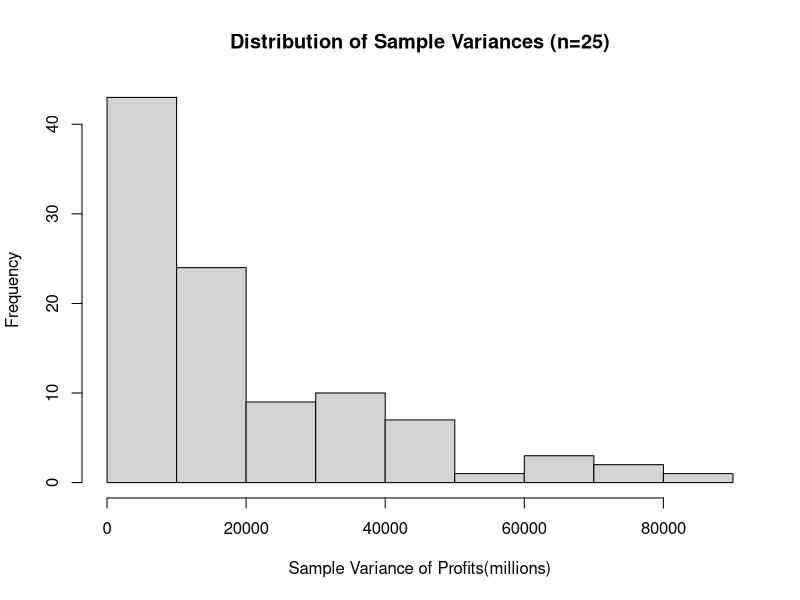

Reproduce this figure in R.
## ---- chunk 1
knitr::opts_chunk$set(echo = TRUE)
library(jsonlite)
library(dplyr)
library(tidyverse)
library(ggplot2)

movies<-read_tsv("movies4.tsv")

## ---- chunk 2
#WRITE YOUR CODE HERE
## ---- chunk 3
#WRITE YOUR CODE HERE
## ---- chunk 4

#WRITE YOUR CODE HERE

## ---- chunk 5

#WRITE YOUR CODE HERE

## ---- chunk 6

#WRITE YOUR CODE HERE

## ---- chunk 7

#WRITE YOUR CODE HERE

## ---- chunk 8

#WRITE YOUR CODE HERE

## ---- chunk 9

#WRITE YOUR CODE HERE

## ---- chunk 10
top_actor_summary <- movies %>%
  filter(!is.na(first_actor)) %>%
  count(first_actor, sort = TRUE)

top_actor_name <- top_actor_summary$first_actor[1]

## ---- chunk 11

avg_bruce<- movies %>% 
  filter(first_actor=="Bruce Willis" & revenue > 0) %>% 
  summarise( avg_rev = mean(revenue), na.rm=T) %>% 
  pull(avg_rev)

avg_rev_ovr<-mean(movies$revenue, na.rm=T)

## ---- chunk 12

bruce_stats <- movies %>%
  filter(first_actor == "Bruce Willis" & revenue > 0 & !is.na(revenue)) %>%
  summarise(
    sample_size = n(),
    mean_revenue = mean(revenue),
    sd_revenue = sd(revenue))

print(bruce_stats)

## ---- chunk 13

movies<- movies %>% 
  mutate( profit = (revenue - budget) / 1000000)

pop_var_profit<- var(movies$profit, na.rm=T) * ((nrow(movies)-1)/nrow(movies))

## ---- chunk 14

set.seed(9849)

movies_sample <- movies %>%
  filter(!is.na(profit)) %>%
  slice_sample(n = 25)

sample_var_profit <- var(movies_sample$profit)

## ---- chunk 15

set.seed(9849)

n_simulations <- 100
sample_vars <- numeric(n_simulations)

for (i in 1:n_simulations) {
  current_sample <- movies %>% slice_sample(n = 25)
  sample_vars[i] <- var(current_sample$profit)
}

head(sample_vars)

## ---- chunk 16

mean_sample_vars<-mean(sample_vars)
sd_sample_vars<-sd(sample_vars)

hist(sample_vars,
     main="Distribution of Sample Variances (n=25)",
     xlab="Sample Variance of Profits(millions)"
     )


## ---- chunk 17
#WRITE YOUR CODE HERE
thriller<-movies%>% 
  filter(genre=="Thriller")

t1<-t.test(thriller$runtime,conf.level=0.99)

print (t1$conf.int)


## ---- chunk 18
#WRITE YOUR CODE HERE
mean_runtime<-mean(thriller$runtime)
sigma<-sd(thriller$runtime)
n<-length(thriller$runtime)

z_a2<-qnorm(0.995)
error<-z_a2*sigma/sqrt(n)

LOW<-mean_runtime-error
UP<-mean_runtime+error

print(c(LOW,UP))
## ---- chunk 19
#WRITE YOUR CODE HERE


## ---- chunk 20
#WRITE YOUR CODE HERE


## ---- chunk 21
#WRITE YOUR CODE HERE


## ---- chunk 22
#WRITE YOUR CODE HERE


## ---- chunk 23
#WRITE YOUR CODE HERE


## ---- chunk 24
#WRITE YOUR CODE HERE

## ---- chunk 25
#WRITE YOUR CODE HERE

## ---- chunk 26
#WRITE YOUR CODE HERE

## ---- chunk 27
#WRITE YOUR CODE HERE

## ---- chunk 28
#WRITE YOUR CODE HERE

## ---- chunk 29
#WRITE YOUR CODE HERE

## ---- chunk 30
#WRITE YOUR CODE HERE

## ---- chunk 31
#WRITE YOUR CODE HERE

## ---- chunk 32
#WRITE YOUR CODE HERE

## ---- chunk 33
#WRITE YOUR CODE HERE

## ---- chunk 34
#WRITE YOUR CODE HERE

## ---- chunk 35
#WRITE YOUR CODE HERE

## ---- chunk 36
#WRITE YOUR CODE HERE

## ---- chunk 37
#WRITE YOUR CODE HERE

## ---- chunk 38
#WRITE YOUR CODE HERE

## ---- chunk 39
#WRITE YOUR CODE HERE
